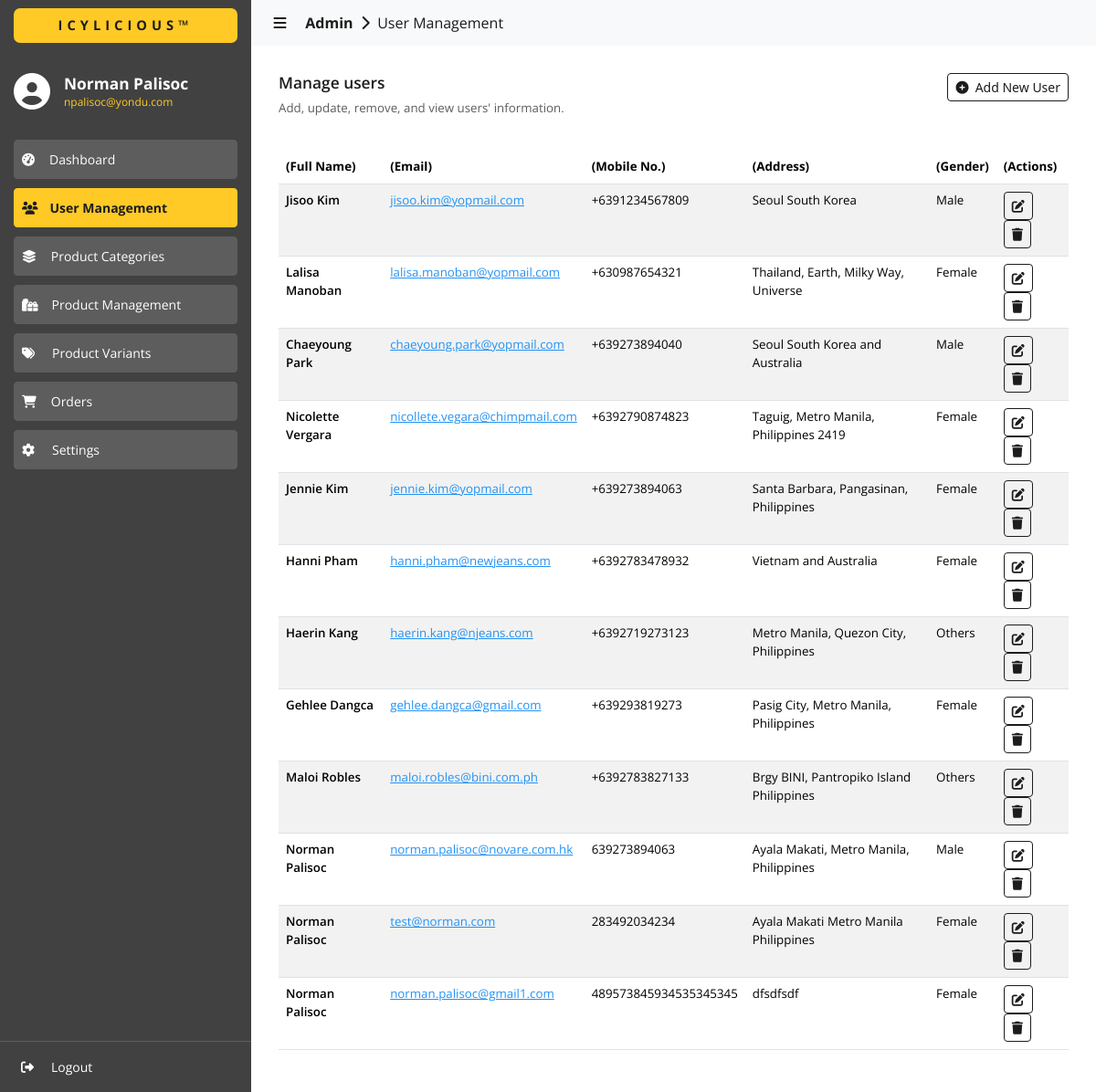
The page /admin/users/index.php (signed in) on the database as committed earlier.
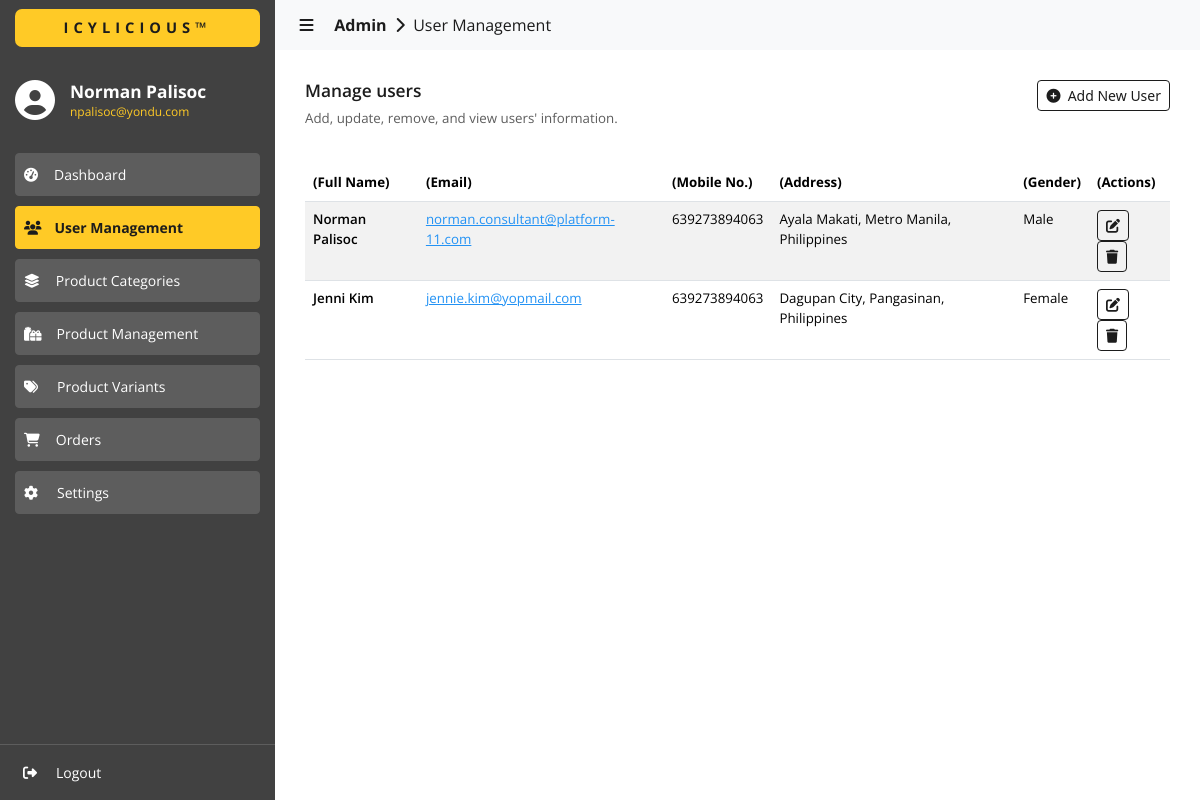
The same page on the database as committed later.
### tables this page shows
CREATE TABLE `user_info` (
  `id` int(11) NOT NULL,
  `first_name` varchar(255) DEFAULT NULL,
  `last_name` varchar(255) DEFAULT NULL,
  `email` varchar(255) DEFAULT NULL,
  `phone` varchar(255) DEFAULT NULL,
  `address` varchar(255) DEFAULT NULL,
  `gender` varchar(255) DEFAULT NULL,
  `birth_date` varchar(255) DEFAULT NULL
);

### admin/users/index.php (the view, shortened to what this page needs)
<?php
  include('../../utils/connections.php');
?>
<!DOCTYPE html>
<html lang="en">
  <head>
    <link
      href="https://cdn.jsdelivr.net/npm/bootstrap@5.3.3/dist/css/bootstrap.min.css"
      rel="stylesheet"
    >
    <link href="https://cdn.datatables.net/2.0.5/css/dataTables.bootstrap5.css" rel="stylesheet">
    <link rel="stylesheet" href="../../assets/css/global.css" />
    <link rel="stylesheet" href="./css/users.css" />
  </head>
  <body>
    <div id="nav-sidebar" class="sidebar-container slide-expanded">
      <div class="div-tm-title background-color-light-grey">
        <h4 class="h4-tm-title sans-700 color-dark-grey background-color-yellow">ICYLICIOUS&trade;</h4>
      </div>
      <div class="div-sidebar-logo">
        <i class="fa-solid fa-circle-user color-white" style="font-size: 30pt; margin-top: -8px"></i>
        <div>
          <h4 class="color-white sans-700 h6-title-name">
            <?php
              echo $_SESSION['user_info.first_name']." ".$_SESSION['user_info.last_name'];
            ?>
          </h4>
          <p class="color-yellow sans-regular p-title-email">
            <?php
              echo $_SESSION['user_info.email'];
            ?>
          </p>
        </div>
      </div>
      <div class="div-siderbar-menu-links">
        <button
          id="btn-dashboard"
          class="btn btn-outline-success btn-sm
            sans-regular
            background-color-super-light-grey
            border-color-super-light-grey
            color-white
            btn-menu
            btn-menu-unselected"
          type="button">
          <i class="fa-solid fa-gauge-high"></i><span style="padding-left: 16px">Dashboard</span>
        </button>
        <button
          id="btn-user-management"
          class="btn btn-outline-success btn-sm
            sans-700
            background-color-yellow
            border-color-yellow
            color-dark-grey
            btn-menu
            btn-menu-selected"
          type="button">
          <i class="fa-solid fa-users"></i><span style="padding-left: 13px">User Management</span>
        </button>
        <button
          id="btn-categories"
          class="btn btn-outline-success btn-sm
            sans-regular
            background-color-super-light-grey
            border-color-super-light-grey
            color-white
            btn-menu
            btn-menu-unselected"
          type="button">
          <i class="fa-solid fa-layer-group"></i><span style="padding-left: 16px">Product Categories</span>
        </button>
        <button
          id="btn-products"
          class="btn btn-outline-success btn-sm
            sans-regular
            background-color-super-light-grey
            border-color-super-light-grey
            color-white
            btn-menu
            btn-menu-unselected"
          type="button">
          <i class="fa-solid fa-gifts"></i><span style="padding-left: 15px">Product Management</span>
        </button>
        <button
          id="btn-variants"
          class="btn btn-outline-success btn-sm
            sans-regular
            background-color-super-light-grey
            border-color-super-light-grey
            color-white
            btn-menu
            btn-menu-unselected"
          type="button">
          <i class="fa-solid fa-tags"></i><span style="padding-left: 19px">Product Variants</span>
        </button>
        <button
          id="btn-orders"
          class="btn btn-outline-success btn-sm
            sans-regular
            background-color-super-light-grey
            border-color-super-light-grey
            color-white
            btn-menu
            btn-menu-unselected"
          type="button">
          <i class="fa-solid fa-cart-shopping"></i><span style="padding-left: 16px">Orders</span>
        </button>
        <button
          id="btn-settings"
          class="btn btn-outline-success btn-sm
            sans-regular
            background-color-super-light-grey
            border-color-super-light-grey
            color-white
            btn-menu
            btn-menu-unselected"
          type="button">
          <i class="fa-solid fa-gear"></i><span style="padding-left: 19px">Settings</span>
        </button>
      </div>
      <div class="div-siderbar-profile-links">
        <button
          class="btn btn-outline-success btn-sm
            sans-regular
            color-white
            btn-menu
            btn-menu-unselected
            btn-logout"
          style="border: 0px"
          type="button">
          <i class="fa-solid fa-right-from-bracket"></i><span style="padding-left: 19px">Logout</span>
        </button>
      </div>
    </div>
    <div id="content-body" class="content content-slide-expanded">
      <nav class="navbar navbar-expand-lg navbar-light bg-body-tertiary">
        <div class="container-fluid">
          <a class="navbar-brand sans-regular color-dark-grey a-navbar-path" href="#" style="cursor: default;">
            &nbsp;&nbsp;&nbsp;<i id="navbar-control" class="fa-solid fa-bars" style="cursor: pointer"></i>
            &nbsp;&nbsp;&nbsp;&nbsp;<b>Admin</b>&nbsp;
            <i class="fa-solid fa-chevron-right"></i>
            &nbsp;User Management
          </a>
        </div>
      </nav>
      <div>
        <div class="content-wrapper">
          <div class="div-content-title">
            <div class="div-content-title-labels">
              <h4 class="color-dark-grey sans-600" style="font-size: 13pt;">
                Manage users
              </h4>
              <p class="color-super-light-grey sans-regular" style="font-size: 10pt;">
                Add, update, remove, and view users' information.
              </p>
            </div>
            <div class="div-content-title-actions">
              <button
                data-bs-toggle="modal"
                data-bs-target="#staticAddNewUser"
                class="btn btn-outline-primary btn-sm sans-400"
                type="button">
                <i class="fa-solid fa-circle-plus"></i>&nbsp;&nbsp;Add New User
              </button>
            </div>
          </div>
          <div style="margin-top: 20px;">
            <table id="data" class="table table-striped" style="width:100%">
              <thead>
                <tr>
                  <th class="sans-bold">(Full Name)</th>
                  <th class="sans-bold">(Email)</th>
                  <th class="sans-bold">(Mobile No.)</th>
                  <th class="sans-bold">(Address)</th>
                  <th class="sans-bold">(Gender)</th>
                  <th class="sans-bold">(Actions)</th>
                </tr>
              </thead>
              <tbody>
                <?php
                  $fetch_user_info = "
                    SELECT
                    UI.id,
                    UI.first_name,
                    UI.last_name,
                    UI.email,
                    UI.phone,
                    UI.address,
                    UI.gender,
                    UI.birth_date
                    FROM user_info AS UI
                    INNER JOIN user_credentials AS UC
                    ON UI.id = UC.user_id
                    AND UC.type = 'customer'";
                  $result = $conn->query($fetch_user_info);
                  if ($result->num_rows > 0) {
                    while ($row = $result->fetch_assoc()) {
                      $user_id = $row['id'];
                      $first_name = $row['first_name'];
                      $last_name = $row['last_name'];
                      $fullname = $first_name . ' ' . $last_name;
                      $email = $row['email'];
                      $mobile_no = $row['phone'];
                      $address = $row['address'];
                      $gender = $row['gender'];
                      $b_date = $row['birth_date'];
                      echo '
                        <tr>
                          <td class="sans-600">
                            '.$fullname.'
                          </td>
                          <td class="sans-regular" style="color: #2392f4">
                            <a href="mailto:'.$email.'"
                              class="sans-regular"
                              style="color: #2392f4">'.$email.'</a>
                          </td>
                          <td class="sans-regular">
                            '.$mobile_no.'
                          </td>
                          <td class="sans-regular">
                            '.$address.'
                          </td>
                          <td class="sans-regular">
                            '.$gender.'
                          </td>
                          <td>
                            <button
                              data-bs-toggle="modal"
                              data-bs-target="#staticEditUser"
                              onclick="onEditUser(
                                '."'".$user_id."',".'
                                '."'".$first_name."',".'
                                '."'".$last_name."',".'
                                '."'".$email."',".'
                                '."'".$mobile_no."',".'
                                '."'".$address."',".'
                                '."'".$gender."',".'
                                '."'".$b_date."'".'
                              )"
                              class="btn btn-outline-primary btn-sm
                                sans-400
                                color-white"
                              type="button">
                              <i class="fa-solid fa-pen-to-square"></i>
                            </button>
                            <button
                              onclick="onDeleteUser('."'".$email."'".')"
                              class="btn btn-outline-primary btn-sm
                                sans-400
                                color-white"
                              type="button">
                              <i class="fa-solid fa-trash"></i>
                            </button>
                          </td>
                        </tr>
                      ';
                    }
                  }
                ?>
              </tbody>
            </table>
          </div>
        </div>
      </div>
    </div>
  </body>
</html>

### assets/css/global.css (style rules this page uses)
* { margin: 0; }
:root { --black: #080808; --dark-grey: #1c1c1c; --light-grey: #414141; --super-light-grey: #5d5d5d; --yellow: #ffca26; --white: #ffffff; --light-white: #ececec; --disabled-color: #848383; --light-blue: #2392f4; }
.sans-regular { font-family: "Open Sans", sans-serif; font-optical-sizing: auto; font-weight: 400; font-style: normal; }
.sans-600 { font-family: "Open Sans", sans-serif; font-optical-sizing: auto; font-weight: 600; font-style: normal; }
.sans-700 { font-family: "Open Sans", sans-serif; font-optical-sizing: auto; font-weight: 700; font-style: normal; }
.sans-bold { font-family: "Open Sans", sans-serif; font-optical-sizing: auto; font-weight: bold; font-style: normal; }
.color-white { color: var(--white); }
.color-yellow { color: var(--yellow); }
.color-super-light-grey { color: var(--super-light-grey); }
.color-dark-grey { color: var(--dark-grey); }
.background-color-yellow { background-color: var(--yellow); }
.background-color-super-light-grey { background-color: var(--super-light-grey); }
.background-color-light-grey { background-color: var(--light-grey); }
.border-color-yellow { border-color: var(--yellow); }
.border-color-super-light-grey { border-color: var(--super-light-grey); }

### admin/users/css/users.css (style rules this page uses)
* { box-sizing: border-box; margin: 0; }
:root { --black: #080808; --dark-grey: #1c1c1c; --light-grey: #414141; --super-light-grey: #5d5d5d; --yellow: #ffca26; --white: #ffffff; --light-white: #ececec; --disabled-color: #848383; --light-blue: #2392f4; }
body { background-color: var(--white); }
.sidebar-container { background-color: var(--light-grey); width: 275px; height: 100%; position: fixed; display: flex; flex-direction: column; left: 0px; z-index: 999; }
.div-tm-title { width: 100%; height: 56px; display: flex; flex-direction: column; justify-content: center; }
.h4-tm-title { text-align: center; font-size: 11pt; letter-spacing: 5px !important; margin-inline: 15px; padding-block: 10px; border-radius: 7px; margin-bottom: 0px !important; }
.div-sidebar-logo { display: flex; align-items: center; gap: 15px; padding-inline: 15px; margin-top: 25px; }
.h6-title-name { font-size: 13pt; margin-bottom: 0px !important; }
.p-title-email { font-size: 9pt; line-height: 0px; margin-top: 10px; }
.div-siderbar-menu-links { flex: 1; display: flex; flex-direction: column; padding-inline: 15px; padding-top: 25px; gap: 10px; }
.div-siderbar-profile-links { display: flex; flex-direction: column; border-top: 1px solid var(--super-light-grey); padding-inline: 15px; padding-block: 7px; gap: 10px; }
.btn-menu { text-align: left; padding-top: 10px !important; padding-bottom: 10px !important; }
.content { padding-left: 275px; }
.a-navbar-path { font-size: 12pt; }
.content-wrapper { padding-inline: 30px; padding-block: 30px; }
.div-content-title { display: flex; }
.div-content-title-labels { flex: 1; }
.btn-outline-primary { border-color: var(--dark-grey) !important; color: var(--dark-grey) !important; }
td { font-size: 10pt; }
th { font-size: 10pt; }
.slide-expanded { left: 0px !important; transition: .4s; }
.content-slide-expanded { padding-left: 275px; transition: .4s; }

Rows that differ between the two databases and show on the page:
removed user_info: fullname "Jisoo Kim", email "jisoo.kim@yopmail.com", phone "+6391234567809", address "Seoul South Korea", gender "Male"
removed user_info: fullname "Lalisa Manoban", email "lalisa.manoban@yopmail.com", phone "+630987654321", address "Thailand, Earth, Milky Way, Universe", gender "Female"
removed user_info: fullname "Chaeyoung Park", email "chaeyoung.park@yopmail.com", phone "+639273894040", address "Seoul South Korea and Australia", gender "Male"
removed user_info: fullname "Nicolette Vergara", email "nicollete.vegara@chimpmail.com", phone "+6392790874823", address "Taguig, Metro Manila, Philippines 2419", gender "Female"
removed user_info: fullname "Jennie Kim", email "jennie.kim@yopmail.com", phone "+639273894063", address "Santa Barbara, Pangasinan, Philippines", gender "Female"
removed user_info: fullname "Hanni Pham", email "hanni.pham@newjeans.com", phone "+6392783478932", address "Vietnam and Australia", gender "Female"
removed user_info: fullname "Haerin Kang", email "haerin.kang@njeans.com", phone "+6392719273123", address "Metro Manila, Quezon City, Philippines", gender "Others"
removed user_info: fullname "Gehlee Dangca", email "gehlee.dangca@gmail.com", phone "+639293819273", address "Pasig City, Metro Manila, Philippines", gender "Female"
removed user_info: fullname "Maloi Robles", email "maloi.robles@bini.com.ph", phone "+6392783827133", address "Brgy BINI, Pantropiko Island Philippines", gender "Others"
removed user_info: fullname "Norman Palisoc", email "norman.palisoc@novare.com.hk", phone "639273894063", address "Ayala Makati, Metro Manila, Philippines", gender "Male"
removed user_info: fullname "Norman Palisoc", email "test@norman.com", phone "283492034234", address "Ayala Makati Metro Manila Philippines", gender "Female"
removed user_info: fullname "Norman Palisoc", email "norman.palisoc@gmail1.com", phone "489573845934535345345", address "dfsdfsdf", gender "Female"
added user_info: fullname "Norman Palisoc", email "norman.consultant@platform-11.com", phone "639273894063", address "Ayala Makati, Metro Manila, Philippines", gender "Male"
added user_info: fullname "Jenni Kim", email "jennie.kim@yopmail.com", phone "639273894063", address "Dagupan City, Pangasinan, Philippines", gender "Female"
